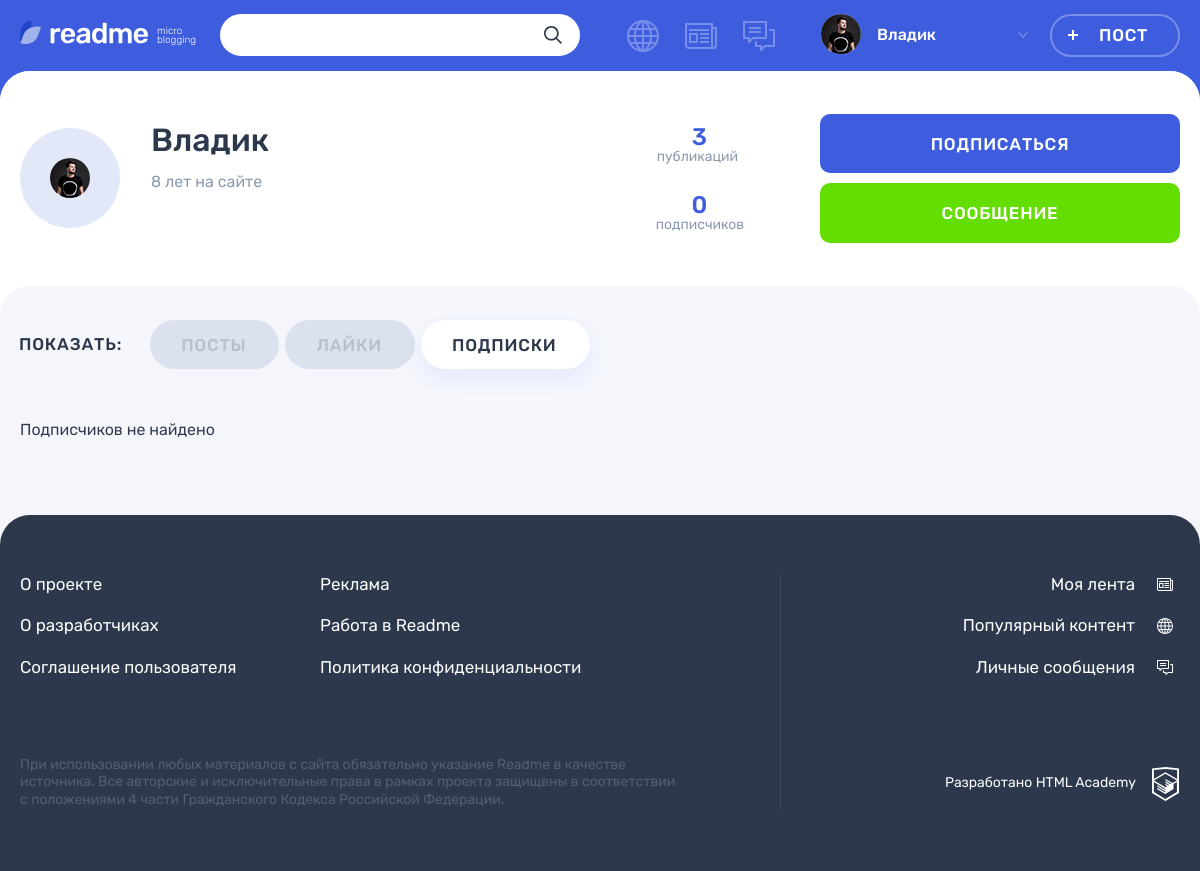
The app's page /profile.php?user=2&tab=subs (signed in) with its own data.
### tables this page shows
CREATE TABLE IF NOT EXISTS `users` (
  `users_id` INT NOT NULL AUTO_INCREMENT,
  `registration_date` DATETIME NOT NULL,
  `email` VARCHAR(225) NOT NULL,
  `name` VARCHAR(225) NOT NULL,
  `password` VARCHAR(225) NOT NULL,
  `avatar` VARCHAR(225) NULL,
  `contact_info` VARCHAR(225) NULL,
  PRIMARY KEY (`users_id`),
  UNIQUE INDEX `idusers_UNIQUE` (`users_id` ASC),
  UNIQUE INDEX `email_UNIQUE` (`email` ASC));

### functions/helpers.php (called while the page is built, shortened)
<?php
function get_noun_plural_form (int $number, string $one, string $two, string $many): string
{
    $number = (int) $number;
    $mod10 = $number % 10;
    $mod100 = $number % 100;
    switch (true) {
        case ($mod10 > 5):
            return $many;
    }
}
function include_template($name, array $data = []) {
    $name = 'templates/' . $name;
    extract($data);
    require $name;
    $result = ob_get_clean();
    return $result;
}

### functions/database.php (called while the page is built, shortened)
<?php
function dbGetUserPosts($con, $userId)
{
    $sql = 'SELECT COUNT(*) FROM posts
            WHERE users_id = ?';
    $stmt = mysqli_prepare($con, $sql);
    mysqli_stmt_bind_param($stmt, 'i', $userId);
    mysqli_stmt_execute($stmt);
    $result = mysqli_stmt_get_result($stmt);
    if ($result) {
        $res = mysqli_fetch_row($result);
    } else {
        echo 'Ошибка базы данных ' . mysqli_error($con);
    }
    return $res[0];
}
function dbGetUserInfo($con, $userId)
{
    $sql = 'SELECT * FROM users
            WHERE users_id = ?';
    $stmt = mysqli_prepare($con, $sql);
    mysqli_stmt_bind_param($stmt, 'i', $userId);
    mysqli_stmt_execute($stmt);
    $result = mysqli_stmt_get_result($stmt);
    if ($result) {
        $rows = mysqli_fetch_all($result, MYSQLI_ASSOC);
    } else {
        echo 'Ошибка базы данных ' . mysqli_error($con);
    }
    return $rows;
}
function dbGetUserSubs($con, $userId)
{
    $sql = 'SELECT COUNT(*) FROM subscribers
            WHERE users_subscribe_id = ?';
    $stmt = mysqli_prepare($con, $sql);
    mysqli_stmt_bind_param($stmt, 'i', $userId);
    mysqli_stmt_execute($stmt);
    $result = mysqli_stmt_get_result($stmt);
    if ($result) {
        $res = mysqli_fetch_row($result);
    } else {
        echo 'Ошибка базы данных ' . mysqli_error($con);
    }
    return $res[0];
}
function dbCheckSubscription($con, $userId, $userSudId)
{
    $sql = 'SELECT users_id FROM subscribers
            WHERE users_id =' . $userId . ' AND users_subscribe_id =' . $userSudId;
    $res = mysqli_query($con, $sql);
    if ($res) {
        $row = mysqli_fetch_row($res);
    } else {
        echo 'Ошибка бд' . mysqli_error($con);
    }
    return $row[0];
}

### functions/routines.php (called while the page is built, shortened)
<?php
function showTimeGap($datePoint)
{
    $nowTime = time();
    $diffTime = $nowTime - strtotime($datePoint);
    if ($diffTime < 3600) {
        $num = ceil($diffTime / 60);
        $word = get_noun_plural_form(ceil($diffTime / 60), 'минута', 'минуты', 'минут');
    } elseif ($diffTime > 3600 && $diffTime < 86400) {
        $num = ceil($diffTime / 3600);
        $word = get_noun_plural_form(ceil($diffTime / 3600), 'час', 'часа', 'часов');
    } elseif ($diffTime > 86400 && $diffTime < 604800) {
        $num = ceil($diffTime / 86400);
        $word = get_noun_plural_form(ceil($diffTime / 86400), 'день', 'дня', 'дней');
    } elseif ($diffTime > 604800 && $diffTime < 2629743) {
        $num = ceil($diffTime / 604800);
        $word = get_noun_plural_form(ceil($diffTime / 604800), 'неделя', 'недели', 'недель');
    } elseif ($diffTime > 2629743 && $diffTime < 31556926) {
        $num = ceil($diffTime / 2629743);
        $word = get_noun_plural_form(ceil($diffTime / 2629743), 'месяц', 'месяца', 'месяцев');
    } else {
        $num = ceil($diffTime / 31556926);
        $word = get_noun_plural_form(ceil($diffTime / 31556926), 'год', 'года', 'лет');
    }
    return $num . ' ' . $word;
}

### templates/profile.php (the view, shortened to what this page needs)
<?php foreach ($user as $userData) ?>
<main class="page__main page__main--profile">
    <div class="profile profile--default">
        <div class="profile__user-wrapper">
            <div class="profile__user user container">
                <div class="profile__user-info user__info">
                    <div class="profile__avatar user__avatar">
                        <img class="profile__picture user__picture" src="<?= $userData['avatar'] ?>" alt="">
                    </div>
                    <div class="profile__name-wrapper user__name-wrapper">
                        <span class="profile__name user__name"><?= $userData['name'] ?></span>
                        <time class="profile__user-time user__time" datetime="<?= date('Y.m.d.',
                            strtotime($userData['registration_date'])) ?>"><?= showTimeGap($userData['registration_date']) . ' на сайте' ?></time>
                    </div>
                </div>
                <div class="profile__rating user__rating">
                    <p class="profile__rating-item user__rating-item user__rating-item--publications">
                        <span class="user__rating-amount"><?= $userDataPosts ?></span>
                        <span class="profile__rating-text user__rating-text">публикаций</span>
                    </p>
                    <p class="profile__rating-item user__rating-item user__rating-item--subscribers">
                        <span class="user__rating-amount"><?= $userDataSubs ?></span>
                        <span class="profile__rating-text user__rating-text">подписчиков</span>
                    </p>
                </div>
                <div class="profile__user-buttons user__buttons">
                    <a class="profile__user-button user__button user__button--subscription button button--main"
                       data-user-id="<?= $getUser ?>" data-issub="<?= dbCheckSubscription($con, $userSession['user-id'],
                        $getUser) ? '1' : '0' ?>"><span><?= dbCheckSubscription($con, $userSession['user-id'],
                                $getUser) ? 'Отписаться' : 'Подписаться' ?></span></a>
                    <a class="profile__user-button user__button user__button--writing button button--green"
                       href="messages.php?block=messages&user=<?= $getUser ?>">Сообщение</a>
                </div>
            </div>
        </div>
        <div class="profile__tabs-wrapper tabs">
            <div class="container">
                <div class="profile__tabs filters">
                    <b class="profile__tabs-caption filters__caption">Показать:</b>
                    <ul class="profile__tabs-list filters__list tabs__list">
                        <li class="profile__tabs-item filters__item">
                            <a class="profile__tabs-link filters__button tabs__item tabs__item--active button<?= $getTab === 'posts' ? ' filters__button--active' : '' ?>"
                               href="?user=<?= $getUser ?>&tab=posts">Посты</a>
                        </li>
                        <li class="profile__tabs-item filters__item">
                            <a class="profile__tabs-link filters__button tabs__item button<?= $getTab === 'likes' ? ' filters__button--active' : '' ?>"
                               href="?user=<?= $getUser ?>&tab=likes">Лайки</a>
                        </li>
                        <li class="profile__tabs-item filters__item">
                            <a class="profile__tabs-link filters__button tabs__item button<?= $getTab === 'subs' ? ' filters__button--active' : '' ?>"
                               href="?user=<?= $getUser ?>&tab=subs">Подписки</a>
                        </li>
                    </ul>
                </div>
                <div class="profile__tab-content">
                    <section class="profile__subscriptions tabs__content<?= $getTab === 'subs' ? ' tabs__content--active' : '' ?>">
                        <ul class="profile__subscriptions-list">
                            <?php if (empty($subsList)) : ?>
                                <p>Подписчиков не найдено</p>
                            <?php endif ?>
                        </ul>
                    </section>
                </div>
            </div>
        </div>
    </div>
</main>

### css/style.css (style rules this page uses)
.user__button--subscription { position: relative; }

### records on screen
users: avatar (picture), name "Владик", registration_date "8 лет"

### other values on screen
$userSession['user-name'] "Владик"
$userDataPosts "3"
$userDataSubs "0"
